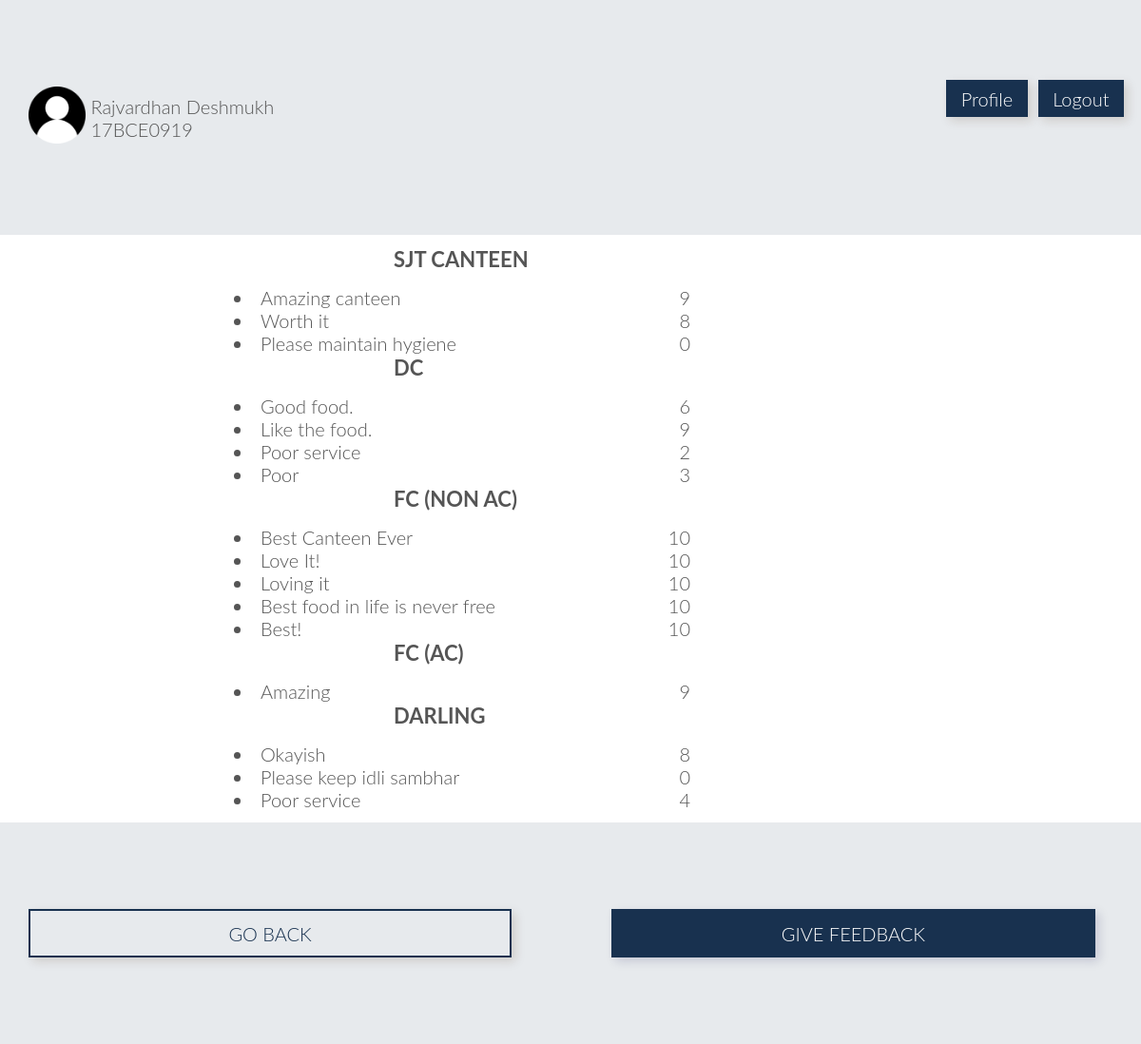
Page /viewfeed.php (signed in) on the committed database.
### tables this page shows
CREATE TABLE `customer` (
  `custid` varchar(10) NOT NULL,
  `name` varchar(25) DEFAULT NULL,
  `wallet` int(11) DEFAULT NULL,
  `hblock` varchar(2) DEFAULT NULL,
  `hroom` int(11) DEFAULT NULL,
  `phone` decimal(30,0) DEFAULT NULL
);

CREATE TABLE `feedback` (
  `fid` int(11) NOT NULL,
  `cid` int(11) DEFAULT NULL,
  `custid` varchar(25) DEFAULT NULL,
  `content` varchar(150) DEFAULT NULL,
  `rating` int(11) DEFAULT NULL
);

### viewfeed.php (the view, shortened to what this page needs)
<!DOCTYPE html>
<?php
    include('sessioncust.php');
    $uname = $_SESSION['login_user'];
    $sql = "SELECT * from customer where custid='$uname'";
    $result = mysqli_query($db,$sql);
    $row = mysqli_fetch_array($result,MYSQLI_ASSOC);
?>
<html>
    <head>
        <link rel="stylesheet" type="text/css" href="css/style.css">
        <link rel="stylesheet" type="text/css" href="css/grid.css">
    </head>
    <body>
        <section class="section-plans">
            <div class="row">
                <div class="col span-10-of-12">
                    <img src="images/person.png" style="border-radius: 20%; width: 5vw;">
                    <div style="display: inline-block; vertical-align: super"><?php echo $row['name']?><br><?php echo $row['custid']?></div>
                </div>
                <div class="col span-1-of-12"><a style="text-decoration: none; background-color: #18314f; padding: 10% 20%; color: white; vertical-align: text-bottom; margin-top: 20%; margin-bottom: 20%; box-shadow: 4px 4px 10px rgba(72, 39, 10, 0.15)" href="profile.php">Profile</a></div>
                <div class="col span-1-of-12"><a style="text-decoration: none; background-color: #18314f; padding: 10% 20%; color: white; vertical-align: text-bottom; margin-top: 20%; margin-bottom: 20%; box-shadow: 4px 4px 10px rgba(72, 39, 10, 0.15)" href="index.php">Logout</a></div>
            </div>
        </section>
        <section class="section-cant">
            <div class="row">
                <h3 style="margin-left:32vw;"><strong>SJT CANTEEN</strong></h3>
                    <?php
                        $q = "Select * from feedback where cid=919";
                        $res = mysqli_query($db,$q);
                        while($item = mysqli_fetch_array($res, MYSQLI_ASSOC)){
                            echo "<li style=\"margin-left:18vw; width:40vw;\">".$item['content']."<div style=\"float:right;\">".$item['rating']."</div></li>";
                        }
                    ?>
            </div>
            <div class="row">
                <h3 style="margin-left:32vw;"><strong>DC</strong></h3>
                    <?php
                        $q = "Select * from feedback where cid=943";
                        $res = mysqli_query($db,$q);
                        while($item = mysqli_fetch_array($res, MYSQLI_ASSOC)){
                            echo "<li style=\"margin-left:18vw; width:40vw;\">".$item['content']."<div style=\"float:right;\">".$item['rating']."</div></li>";
                        }
                    ?>
            </div>
            <div class="row">
                <h3 style="margin-left:32vw;"><strong>FC (Non AC)</strong></h3>
                    <?php
                        $q = "Select * from feedback where cid=2015";
                        $res = mysqli_query($db,$q);
                        while($item = mysqli_fetch_array($res, MYSQLI_ASSOC)){
                            echo "<li style=\"margin-left:18vw; width:40vw;\">".$item['content']."<div style=\"float:right;\">".$item['rating']."</div></li>";
                        }
                    ?>
            </div>
            <div class="row">
                <h3 style="margin-left:32vw;"><strong>FC (AC)</strong></h3>
                    <?php
                        $q = "Select * from feedback where cid=2038";
                        $res = mysqli_query($db,$q);
                        while($item = mysqli_fetch_array($res, MYSQLI_ASSOC)){
                            echo "<li style=\"margin-left:18vw; width:40vw;\">".$item['content']."<div style=\"float:right;\">".$item['rating']."</div></li>";
                        }
                    ?>
            </div>
            <div class="row">
                <h3 style="margin-left:32vw;"><strong>Darling</strong></h3>
                    <?php
                        $q = "Select * from feedback where cid=2299";
                        $res = mysqli_query($db,$q);
                        while($item = mysqli_fetch_array($res, MYSQLI_ASSOC)){
                            echo "<li style=\"margin-left:18vw; width:40vw;\">".$item['content']."<div style=\"float:right;\">".$item['rating']."</div></li>";
                        }
                    ?>
            </div>
        </section>
        <section class="section-plans">
            <div class="row">
                <a style="text-decoration: none; color:#18314f;" href="homepage.php">
                    <div class="col span-5-of-11" style="box-shadow: 4px 4px 10px rgba(72, 39, 10, 0.15); text-align: center; padding: 1%;border: 2px solid #18314f;">
                        GO BACK
                    </div>
                </a>
                <div class="col">&nbsp;&nbsp;&nbsp;&nbsp;&nbsp;&nbsp;&nbsp;&nbsp;&nbsp;&nbsp;&nbsp;&nbsp;&nbsp;&nbsp;&nbsp;&nbsp;</div>
                <a style="text-decoration: none; color: white;" href="givefeed.php">
                    <div class="col span-5-of-11" style="box-shadow: 4px 4px 10px rgba(12, 10, 72, 0.15); text-align: center; padding: 1%;border: 2px solid #18314f;background-color: #18314f;">
                        GIVE FEEDBACK
                    </div>
                </a>
            </div>
        </section>
   </body>
</html>

### css/style.css (style rules this page uses)
* { margin:0; padding: 0; -webkit-box-sizing: border-box; box-sizing: border-box; }
html, body { background-color: #fff; color: #555; font-family: 'Lato','Arial', sans-serif; font-weight: 300; font-size: 20px; text-rendering: optimizeLegibility; overflow-x: hidden; }
.row { max-width: 1140px; margin: 0 auto; }
section { padding: 80px 0px; }
h1, h2, h3 { font-weight: 300; text-transform: uppercase; }
h3 { font-size: 110%; margin-bottom: 15px; }
.section-cant { padding: 1%; }
.section-plans { background-color: rgba(24, 49, 79, 0.1); }

### css/grid.css (style rules this page uses)
.row { zoom: 1; }
.row:before, .row:after { content:""; display:table; }
.row:after { clear:both; }
.col { display: block; float:left; margin: 1% 0 1% 1.6%; }
.col:first-child { margin-left: 0; }
.span-5-of-11 { width: 44.58%; }
.span-10-of-12 { width: 83.06%; }
.span-1-of-12 { width: 6.86%; }

### rows in the picture
customer: name "Rajvardhan Deshmukh", custid "17BCE0919"
feedback: content "Amazing canteen", rating "9"
feedback: content "Worth it", rating "8"
feedback: content "Please maintain hygiene", rating "0"
feedback: content "Good food.", rating "6"
feedback: content "Like the food.", rating "9"
feedback: content "Poor service", rating "2"
feedback: content "Poor", rating "3"
feedback: content "Best Canteen Ever", rating "10"
feedback: content "Love It!", rating "10"
feedback: content "Loving it", rating "10"
feedback: content "Best food in life is never free", rating "10"
feedback: content "Best!", rating "10"
feedback: content "Amazing", rating "9"
feedback: content "Okayish", rating "8"
feedback: content "Please keep idli sambhar", rating "0"
feedback: content "Poor service", rating "4"
